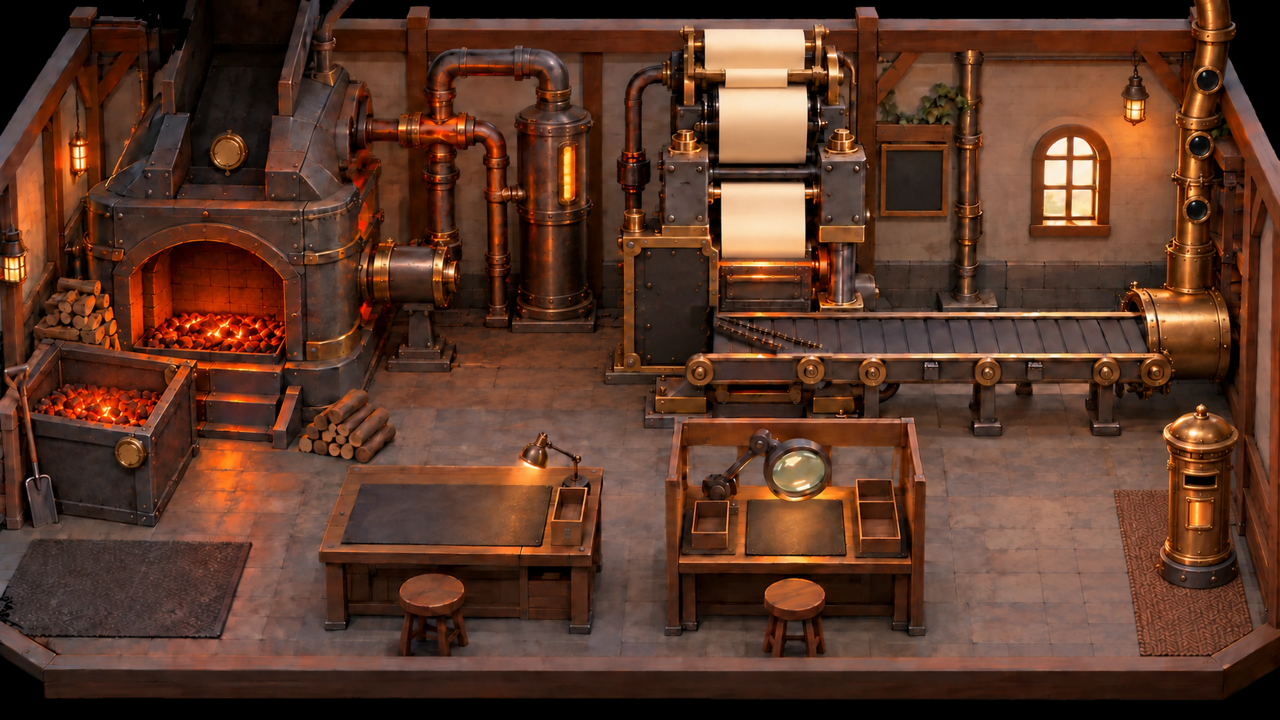
#> input picture web/art/factory/build3/plate.webp, 3840 x 2160 px (shown at 1/3 size)
$ python size_images.py
#> lines starting #> are read from the running program, lines starting #| are printed output that depends on the picture
#!/usr/bin/env python3
"""Right-sized copies of the site's images, cut from the images already in the repo (no new art).

The Forge's card images are strips: <material>-<holo>.webp holds all 12 states of a card (raw, cased, PDA 1-10) side by
side at 360 x 504 each, and <material>-print.webp the 12 print layers at 720 x 1008. A tile or a reveal needs one state,
so this cuts each strip into one file per state:

  forge/cards/<id>/s/<material>-<holo>-<state>.webp    one state of a card, 360 x 504 (tiles, lists, the reveal's image)
  forge/cards/<id>/p/<material>-print-<state>.webp     one print layer, 720 x 1008 (the live holo, holo.js)

and makes the scene's backdrop and the Series tease in the sizes the page draws them at:

  build3/plate-<w>.webp           the 3840 x 2160 plate at 640 (the loading poster), 1280, 1920 and 2560 wide
  forge/ui/announce/<id>-sm.webp  each tease card at 180 x 252 (the small fans on the main page)

Run it after any card, plate or tease image changes: python3 web/art/factory/size_images.py (then sync_forge.sh).
It only writes files that are missing or older than their source.
"""
import glob
import os
import sys

from PIL import Image

HERE = os.path.dirname(os.path.abspath(__file__))
STATES = 12


def fresh(src, dst):
    return os.path.exists(dst) and os.path.getmtime(dst) >= os.path.getmtime(src)


def save(im, dst, **kw):
    os.makedirs(os.path.dirname(dst), exist_ok=True)
    im.save(dst, "WEBP", method=6, **kw)


def cut(src, out_dir, name, quality, alpha_quality=None):
    """One strip of 12 states -> 12 files out_dir/<name>-<state>.webp. Returns how many were written."""
    targets = [os.path.join(out_dir, f"{name}-{k}.webp") for k in range(STATES)]
    if all(fresh(src, t) for t in targets):
        return 0
    im = Image.open(src)
    im.load()
    w = im.width // STATES
    for k, t in enumerate(targets):
        part = im.crop((k * w, 0, (k + 1) * w, im.height))
        kw = {"quality": quality}
        if alpha_quality is not None and part.mode == "RGBA":
            kw["alpha_quality"] = alpha_quality
        save(part, t, **kw)
    return len(targets)


def main():
    n = 0
    for d in sorted(glob.glob(os.path.join(HERE, "forge/cards/*/"))):
        for f in sorted(glob.glob(os.path.join(d, "*.webp"))):
            base = os.path.basename(f)[:-5]
            if base.endswith("-plain"):
                continue
            if base.endswith("-print"):
                n += cut(f, os.path.join(d, "p"), base, 82, 90)
            else:
                n += cut(f, os.path.join(d, "s"), base, 80)
    plate = os.path.join(HERE, "build3/plate.webp")
    for w in (640, 1280, 1920, 2560):
        t = os.path.join(HERE, f"build3/plate-{w}.webp")
        if fresh(plate, t):
            continue
        im = Image.open(plate).convert("RGB")
#> im is the input picture: PIL image 3840x2160 RGB; mean R, G, B 92.1, 56.5, 40.6
        save(im.resize((w, round(im.height * w / im.width)), Image.LANCZOS), t, quality=60 if w == 640 else 80)
#> in save, `im.save(dst, "WEBP", method=6, **kw)`:
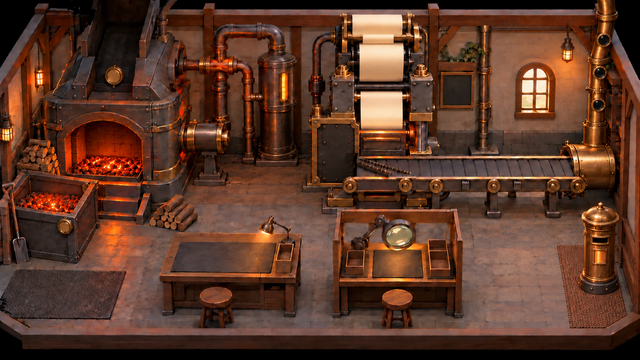
#> saved as plate-640.webp: PIL image 640x360 RGB; mean R, G, B 92.1, 56.6, 40.6
        n += 1
    for f in sorted(glob.glob(os.path.join(HERE, "forge/ui/announce/*.webp"))):
        if f.endswith("-sm.webp"):
            continue
        t = f[:-5] + "-sm.webp"
        if fresh(f, t):
            continue
        im = Image.open(f)
        save(im.resize((180, round(im.height * 180 / im.width)), Image.LANCZOS), t, quality=82, alpha_quality=90)
        n += 1
    print(f"size_images: {n} files written", file=sys.stderr)


if __name__ == "__main__":
    main()
